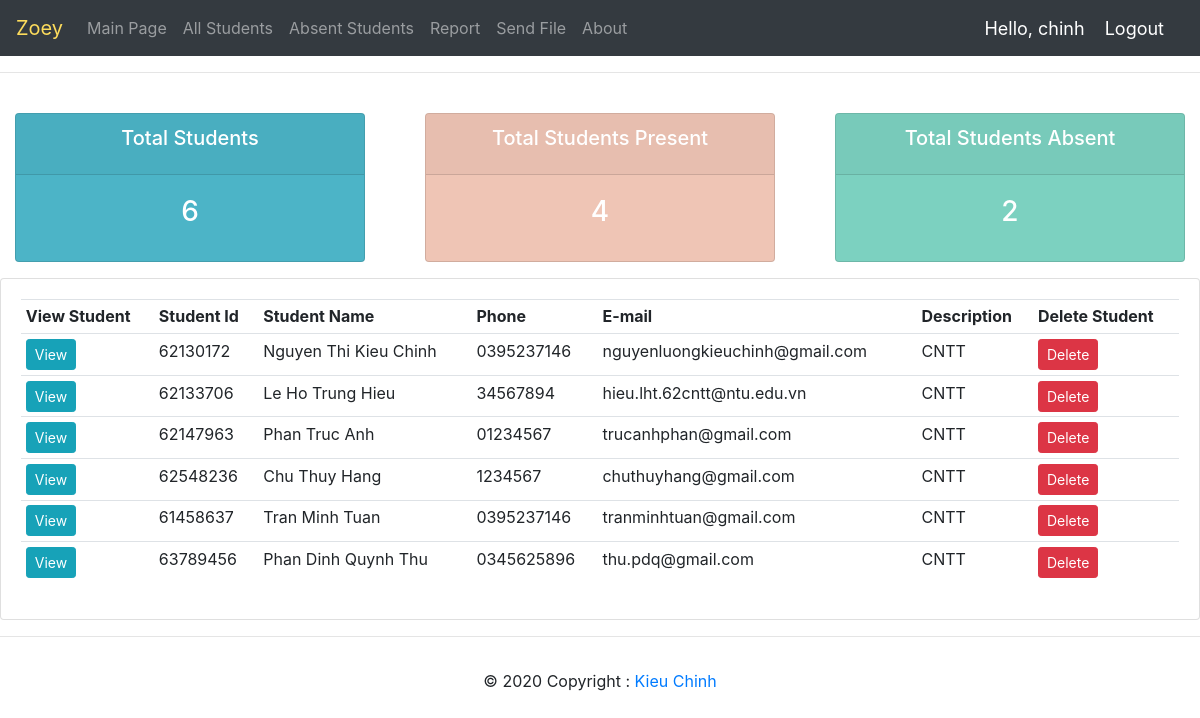
The page /all_students/ (signed in) on the database its author committed.
### face_rec/models.py (models this page shows, shortened)
class student_profile(models.Model):
    user=models.OneToOneField(User,null=True,blank=True,on_delete=models.CASCADE)
    student_id = models.CharField(primary_key=True,max_length=20)
    name = models.CharField(max_length=50)
    address = models.CharField(max_length = 100)
    phone = models.CharField(max_length =  50)
    email = models.CharField(max_length = 50)
    description = models.CharField(max_length = 200)
    mark = (
            ('Absent', 'Absent'),
            ('Present', 'Present'),
            )
    attendance = models.CharField(max_length=20,default='Absent', choices=mark)
    profile_pic=models.ImageField(default="static/images/nobody.jpg")

### face_rec/decorators.py (the view)
		def wrapper_func(request,*args,**kwargs):
			group=None
			if request.user.groups.exists():
				group=request.user.groups.all()[0].name
			if group in allowed_roles:
				return view_func(request,*args,**kwargs)
			else:
				return HttpResponse('You are Not Authorized To View This Page')

### face_rec/views.py (called while the page is built)
@login_required(login_url='login')
@allowed_users(allowed_roles=['teacher','admin'])
def all_students(request):
    student=student_profile.objects.all()
    total_students_absent=student_profile.objects.filter(attendance='Absent').count()
    total_students_present=student_profile.objects.filter(attendance='Present').count()
    total_students=student_profile.objects.count()
    context={'student':student,'total_students':total_students,'total_students_present':total_students_present,'total_students_absent':total_students_absent}
    return render(request,'face_rec/total.html',context)

### face_rec/templates/face_rec/total.html
{% extends 'face_rec/main.html' %}
{% block content %}
{% include 'face_rec/status.html' %}
<div class="row">
    <div class="col-md">
        <div class="card card-body">
            <table class="table table-sm">
                <tr>
                    <th>View Student</th>
                    <th>Student Id</th>
                    <th>Student Name</th>
                    <th>Phone</th>
                    <th>E-mail</th>
                    <th>Description</th>
                    <th>Delete Student</th>
                </tr>
                {% for students in student %}
                    <tr>
                        <td><a class="btn btn-sm btn-info" href="{% url 'profile' students.student_id %}">View</a></td>
                        <td>{{students.student_id}}</td>
                        <td>{{students.name}}</td>
                        <td>{{students.phone}}</td>
                        <td>{{students.email}}</td>
                        <td>{{students.description}}</td>
                        <td><a class="btn btn-sm btn-danger" href="{% url 'delete' students.student_id %}">Delete</a></td>
                    </tr>
                {% endfor %}
            </table>
        </div>
    </div>
</div>
{% endblock content %}

### face_rec/templates/face_rec/navbar.html (shortened to what this page needs)
{% load static %}
<nav class="navbar navbar-expand-lg navbar-dark bg-dark">
  	<a class="navbar-brand" href="#" id="logo">Zoey</a>
  	<div class="collapse navbar-collapse" id="navbarNav">
    	<ul class="navbar-nav">
      		<li class="nav-item">
        		<a class="nav-link" href="{% url 'home' %}">Main Page</a>
      		</li>
      		<li class="nav-item">
        		<a class="nav-link" href="{% url 'all_students' %}">All Students</a>
      		</li>
          <li class="nav-item">
            <a class="nav-link" href="{% url 'absent_students' %}">Absent Students</a>
          </li>
          <li class="nav-item">
            <a class="nav-link" href="{% url 'report' %}">Report</a>
          </li>
          <li class="nav-item">
            <a class="nav-link" href="{% url 'send_file' %}">Send File</a>
          </li>
          <li class="nav-item">
            <a class="nav-link" href="{% url 'about' %}">About</a>
          </li>
    	</ul>
  	</div>
  <span class="hello-msg">Hello, {{request.user}}</span>
  <span><a class="hello-msg" href="{% url 'logout' %}">  Logout</a></span>
</nav>

### face_rec/templates/face_rec/main.html (style rules this page uses)
#logo { color:#fddc5c; }
body { background-color: #ebeff5; }

### face_rec/templates/face_rec/navbar.html (style rules this page uses)
.hello-msg { font-size:18px; color:#fff; margin-right:20px; }

### rows shown on the page
student_profile: student_id "62130172", name "Nguyen Thi Kieu Chinh", phone "0395237146", email "nguyenluongkieuchinh@gmail.com", description "CNTT"
student_profile: student_id "62133706", name "Le Ho Trung Hieu", phone "34567894", email "hieu.lht.62cntt@ntu.edu.vn", description "CNTT"
student_profile: student_id "62147963", name "Phan Truc Anh", phone "01234567", email "trucanhphan@gmail.com", description "CNTT"
student_profile: student_id "62548236", name "Chu Thuy Hang", phone "1234567", email "chuthuyhang@gmail.com", description "CNTT"
student_profile: student_id "61458637", name "Tran Minh Tuan", phone "0395237146", email "tranminhtuan@gmail.com", description "CNTT"
student_profile: student_id "63789456", name "Phan Dinh Quynh Thu", phone "0345625896", email "thu.pdq@gmail.com", description "CNTT"

### other values the page prints
{{ request.user }} "chinh"
{{ total_students }} "6"
{{ total_students_present }} "4"
{{ total_students_absent }} "2"
